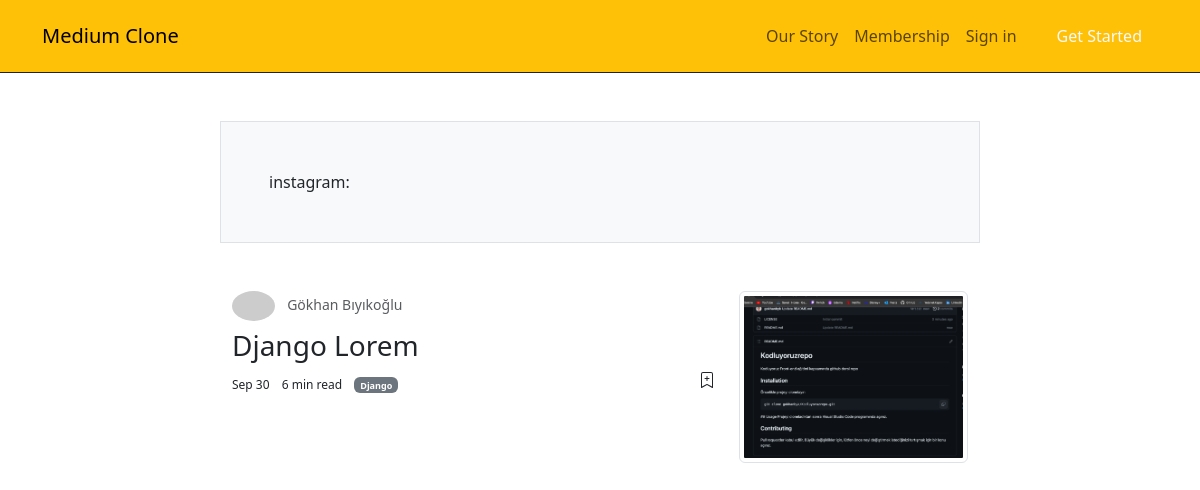
Before: /read/gokhanbyk/ with the older database file.
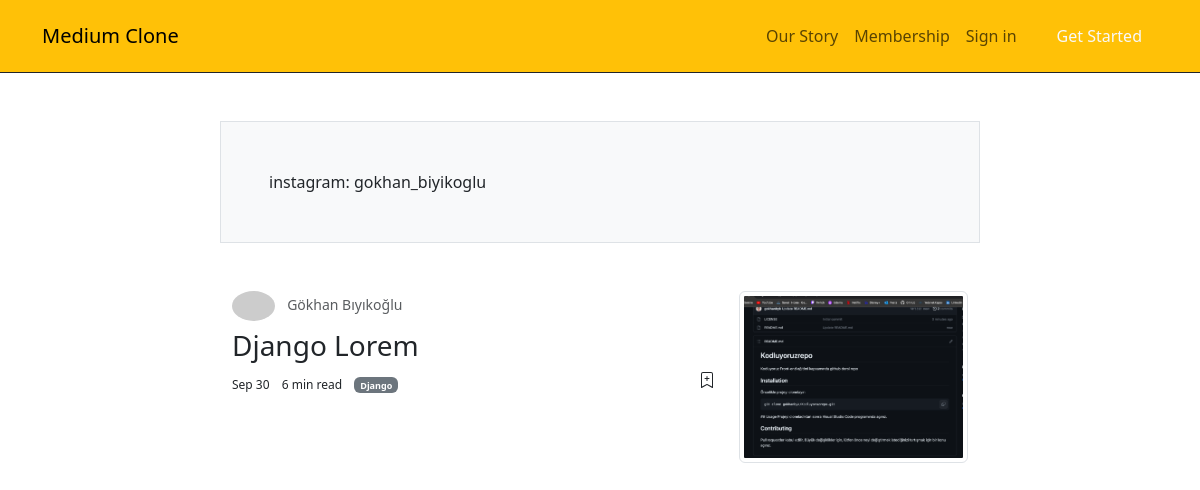
After: the same page with the newer database file.
### blog/models.py (models this page shows, shortened)
class CommonModel(models.Model):
    title = models.CharField(max_length=200)
    slug = AutoSlugField(populate_from = 'title', unique=True)
    is_active = models.BooleanField(default=False)
    created_at = models.DateTimeField(auto_now_add=True)
    updated_ad = models.DateTimeField(auto_now=True)
    class Meta:
        abstract = True
        ordering = ('title', )

class BlogPost(CommonModel):
    user = models.ForeignKey(User, on_delete=models.CASCADE)
    category = models.ForeignKey(Category, on_delete=models.SET_NULL, null=True)
    tag = models.ManyToManyField(Tag)
    cover_image = models.ImageField(upload_to="post")
    content = tinymce_models.HTMLField(blank=True, null=True)
    view_count = models.PositiveBigIntegerField(default=0)
    class Meta:
        ordering = ('-created_at', )

class Category(CommonModel):
    def __str__(self):
        return self.title

### user/models.py (models this page shows)
class Profile(models.Model):
    user = models.OneToOneField(User, on_delete=models.CASCADE)
    avatar = models.ImageField(upload_to='avatar')
    instagram = models.CharField(max_length=200)
    slug = models.SlugField(max_length=200)
    def get_absolute_url(self):
        return reverse(
            'read:all_posts_view',
            kwargs= {
                "user_slug": self.slug,
            }
        )

### read/views.py (the view)
# urls.py: path('<slug:user_slug>/', all_posts_view, name='all_posts_view'),
def all_posts_view(request, user_slug):
    profile = get_object_or_404(Profile, slug = user_slug)
    context = dict(
        profile = profile,
        posts = BlogPost.objects.filter(user = profile.user, is_active=True)
    )
    return render(request, 'read/all_posts.html', context)

### read/templates/read/all_posts.html
{% extends "core/base.html" %}
{% block content %}
<div class="container">
    <div class="row">
        <div class="col-sm-8 offset-sm-2 mt-5 bg-light border p-5">
            instagram: {{ profile.instagram }}
        </div>
        <div class="col-sm-8 offset-sm-2 mt-5">
            {% for post in posts %}
                {% include "components/post.html" %}
            {% endfor %}
        </div>
    </div>
</div>
{% endblock content %}

### templates/core/base.html (shortened to what this page needs)
{% load static %}
<!doctype html>
<html lang="en">
  <head>
    <link rel="stylesheet" href="{% static "css/bootstrap.min.css" %}">
    <link rel="stylesheet" href="{% static "css/style.css" %}">
  </head>
  <body>
   {% include "core/_navbar.html" %}
    {% block content %}
    {% endblock content %}
  </body>
</html>

### templates/core/_navbar.html (shortened to what this page needs)
<nav class="navbar navbar-expand-lg bg-warning border-bottom border-dark">
    <div class="container py-2">
      <a class="navbar-brand" href="{% url "home_view" %}">Medium Clone</a>
      <div class="collapse navbar-collapse" id="navbarNav">
        <div class="navbar-nav ms-auto">
          <a class="nav-link" aria-current="page" href="#">Our Story</a>
          <a class="nav-link" href="#">Membership</a>
          {% if not request.user.is_authenticated %}
            <a class="nav-link" href="{% url "user:login_view" %}">Sign in</a>
            <a class="nav-link btn btn-dark text-light px-3 rounded-pill ms-3" href="{% url "user:register_view" %}">Get Started</a>
          {% else %}
            <a class="nav-link" href="{% url "blog:create_blog_post_view" %}">Write</a>
            <a class="nav-link" href="#">{{ request.user.username }}</a>
            <a class="nav-link btn btn-dark text-light px-3 rounded-pill ms-3" href="{% url "user:logout_view" %}">Logout</a>
            {% endif %}
        </div>
      </div>
    </div>
</nav>

### blog/templates/components/post.html (shortened to what this page needs)
{% load thumbnail %}
<article class="row mb-3">
    <div class="col-sm-8">
        <div>
            <a href="{{ post.user.profile.get_absolute_url }}" class="text-decoration-none text-muted">
            <img src="https://picsum.photos/id/43/30/30" class="rounded-circle" alt="">
            <small class="ms-2">{{ post.user.get_full_name }}</small>
            </a>
        </div>
        <h3 class="mt-2 MB-1">{{ post.title }}</h3>
        <ul class="list-inline">
            <li class="list-inline-item fs-12">Sep 30</li>
            <li class="list-inline-item fs-12">6 min read</li>
            <li class="list-inline-item fs-12">
                <span class="badge bg-secondary">{{ post.category }}</span>
            </li>
            <li class="inline item fs-12 float-end">
            </li>
        </ul>
    </div>
    <div class="col-sm-4">
        <img src="{{ post.cover_image|thumbnail_url:'thumbnail' }}" alt="" class="w-100 img-thumbnail">
    </div>
</article>

### static_files/css/style.css (style rules this page uses)
.fs-12 { font-size: 12px; }

Changed rows visible on the page:
now on this page (row edited): Profile: instagram "gokhan_biyikoglu"
